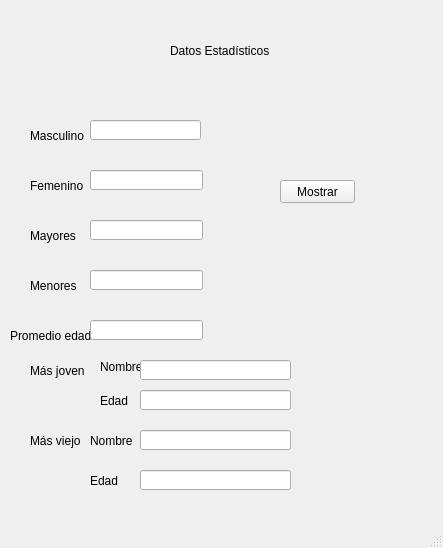
<?xml version="1.0" encoding="UTF-8"?>
<ui version="4.0">
 <class>DatosEstadisticos</class>
 <widget class="QMainWindow" name="DatosEstadisticos">
  <property name="geometry">
   <rect>
    <x>0</x>
    <y>0</y>
    <width>443</width>
    <height>548</height>
   </rect>
  </property>
  <property name="windowTitle">
   <string>Datos Estadisticos</string>
  </property>
  <widget class="QWidget" name="centralwidget">
   <widget class="QLabel" name="label">
    <property name="geometry">
     <rect>
      <x>170</x>
      <y>40</y>
      <width>151</width>
      <height>21</height>
     </rect>
    </property>
    <property name="text">
     <string>Datos Estadísticos</string>
    </property>
   </widget>
   <widget class="QLabel" name="label_2">
    <property name="geometry">
     <rect>
      <x>30</x>
      <y>120</y>
      <width>91</width>
      <height>31</height>
     </rect>
    </property>
    <property name="text">
     <string>Masculino</string>
    </property>
   </widget>
   <widget class="QLabel" name="label_3">
    <property name="geometry">
     <rect>
      <x>30</x>
      <y>170</y>
      <width>81</width>
      <height>31</height>
     </rect>
    </property>
    <property name="text">
     <string>Femenino</string>
    </property>
   </widget>
   <widget class="QLabel" name="label_4">
    <property name="geometry">
     <rect>
      <x>30</x>
      <y>220</y>
      <width>51</width>
      <height>31</height>
     </rect>
    </property>
    <property name="text">
     <string>Mayores</string>
    </property>
   </widget>
   <widget class="QLabel" name="label_5">
    <property name="geometry">
     <rect>
      <x>30</x>
      <y>270</y>
      <width>51</width>
      <height>31</height>
     </rect>
    </property>
    <property name="text">
     <string>Menores</string>
    </property>
   </widget>
   <widget class="QLabel" name="label_6">
    <property name="geometry">
     <rect>
      <x>10</x>
      <y>320</y>
      <width>81</width>
      <height>31</height>
     </rect>
    </property>
    <property name="text">
     <string>Promedio edad</string>
    </property>
   </widget>
   <widget class="QLabel" name="label_7">
    <property name="geometry">
     <rect>
      <x>30</x>
      <y>360</y>
      <width>71</width>
      <height>21</height>
     </rect>
    </property>
    <property name="text">
     <string>Más joven</string>
    </property>
   </widget>
   <widget class="QLabel" name="label_8">
    <property name="geometry">
     <rect>
      <x>100</x>
      <y>390</y>
      <width>47</width>
      <height>21</height>
     </rect>
    </property>
    <property name="text">
     <string>Edad</string>
    </property>
   </widget>
   <widget class="QLineEdit" name="txtEMjoven">
    <property name="geometry">
     <rect>
      <x>140</x>
      <y>390</y>
      <width>151</width>
      <height>20</height>
     </rect>
    </property>
   </widget>
   <widget class="QLabel" name="label_9">
    <property name="geometry">
     <rect>
      <x>100</x>
      <y>360</y>
      <width>47</width>
      <height>13</height>
     </rect>
    </property>
    <property name="text">
     <string>Nombre</string>
    </property>
   </widget>
   <widget class="QLineEdit" name="txtNMjoven">
    <property name="geometry">
     <rect>
      <x>140</x>
      <y>360</y>
      <width>151</width>
      <height>20</height>
     </rect>
    </property>
   </widget>
   <widget class="QLabel" name="label_10">
    <property name="geometry">
     <rect>
      <x>30</x>
      <y>430</y>
      <width>61</width>
      <height>21</height>
     </rect>
    </property>
    <property name="text">
     <string>Más viejo</string>
    </property>
   </widget>
   <widget class="QLineEdit" name="txtNMviejo">
    <property name="geometry">
     <rect>
      <x>140</x>
      <y>430</y>
      <width>151</width>
      <height>20</height>
     </rect>
    </property>
   </widget>
   <widget class="QLabel" name="label_11">
    <property name="geometry">
     <rect>
      <x>90</x>
      <y>430</y>
      <width>47</width>
      <height>21</height>
     </rect>
    </property>
    <property name="text">
     <string>Nombre</string>
    </property>
   </widget>
   <widget class="QLabel" name="label_12">
    <property name="geometry">
     <rect>
      <x>90</x>
      <y>470</y>
      <width>47</width>
      <height>21</height>
     </rect>
    </property>
    <property name="text">
     <string>Edad</string>
    </property>
   </widget>
   <widget class="QLineEdit" name="txtEMviejo">
    <property name="geometry">
     <rect>
      <x>140</x>
      <y>470</y>
      <width>151</width>
      <height>20</height>
     </rect>
    </property>
   </widget>
   <widget class="QLineEdit" name="txtMasculino">
    <property name="geometry">
     <rect>
      <x>90</x>
      <y>120</y>
      <width>111</width>
      <height>20</height>
     </rect>
    </property>
   </widget>
   <widget class="QLineEdit" name="txtFemenino">
    <property name="geometry">
     <rect>
      <x>90</x>
      <y>170</y>
      <width>113</width>
      <height>20</height>
     </rect>
    </property>
   </widget>
   <widget class="QLineEdit" name="txtMayores">
    <property name="geometry">
     <rect>
      <x>90</x>
      <y>220</y>
      <width>113</width>
      <height>20</height>
     </rect>
    </property>
   </widget>
   <widget class="QLineEdit" name="txtMenores">
    <property name="geometry">
     <rect>
      <x>90</x>
      <y>270</y>
      <width>113</width>
      <height>20</height>
     </rect>
    </property>
   </widget>
   <widget class="QLineEdit" name="txtPromEdad">
    <property name="geometry">
     <rect>
      <x>90</x>
      <y>320</y>
      <width>113</width>
      <height>20</height>
     </rect>
    </property>
   </widget>
   <widget class="QPushButton" name="btnMostrar">
    <property name="geometry">
     <rect>
      <x>280</x>
      <y>180</y>
      <width>75</width>
      <height>23</height>
     </rect>
    </property>
    <property name="text">
     <string>Mostrar</string>
    </property>
   </widget>
  </widget>
  <widget class="QMenuBar" name="menubar">
   <property name="geometry">
    <rect>
     <x>0</x>
     <y>0</y>
     <width>443</width>
     <height>21</height>
    </rect>
   </property>
  </widget>
  <widget class="QStatusBar" name="statusbar"/>
 </widget>
 <resources/>
 <connections/>
</ui>
